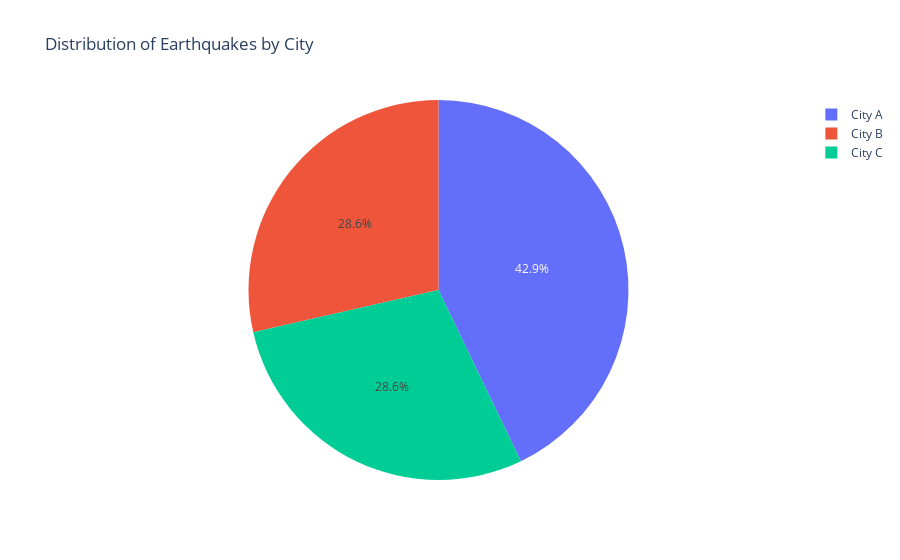

Notebook code for this chart:
### Code cell
import pandas as pd
import plotly.express as px

# Sample data representing earthquake counts in different cities
data = {
    'city_name': ['City A', 'City B', 'City C', 'City A', 'City B', 'City C', 'City A']
}

# Create a DataFrame
df = pd.DataFrame(data)

# Create the pie chart
fig = px.pie(df, names='city_name', title='Distribution of Earthquakes by City')

# Show the pie chart
fig.show()

### Figure 1 — Plotly figure (JSON) as saved in the notebook; plotly's stock layout.template omitted (floating-point values rounded to 4 significant figures)
{"data": [{"domain": {"x": [0, 1], "y": [0, 1]}, "hovertemplate": "city_name=%{label}<extra></extra>", "labels": ["City A", "City B", "City C", "City A", "City B", "City C", "City A"], "legendgroup": "", "name": "", "showlegend": true, "type": "pie"}], "layout": {"legend": {"tracegroupgap": 0}, "title": {"text": "Distribution of Earthquakes by City"}}}
